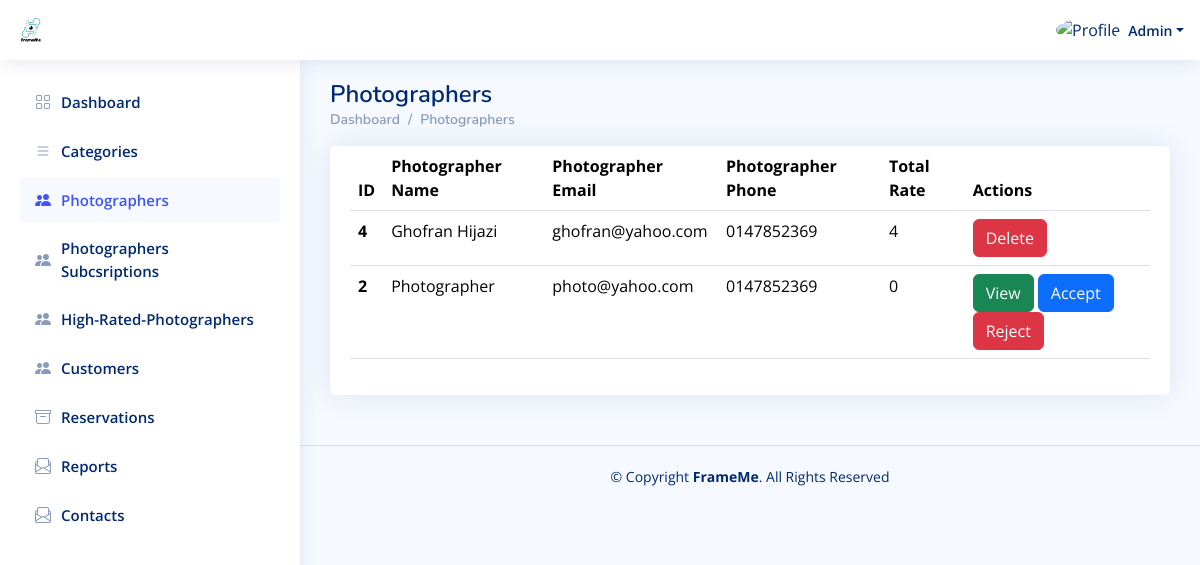
Page /Admin_Dashboard/Photographers.php (signed in) on the earlier database version.
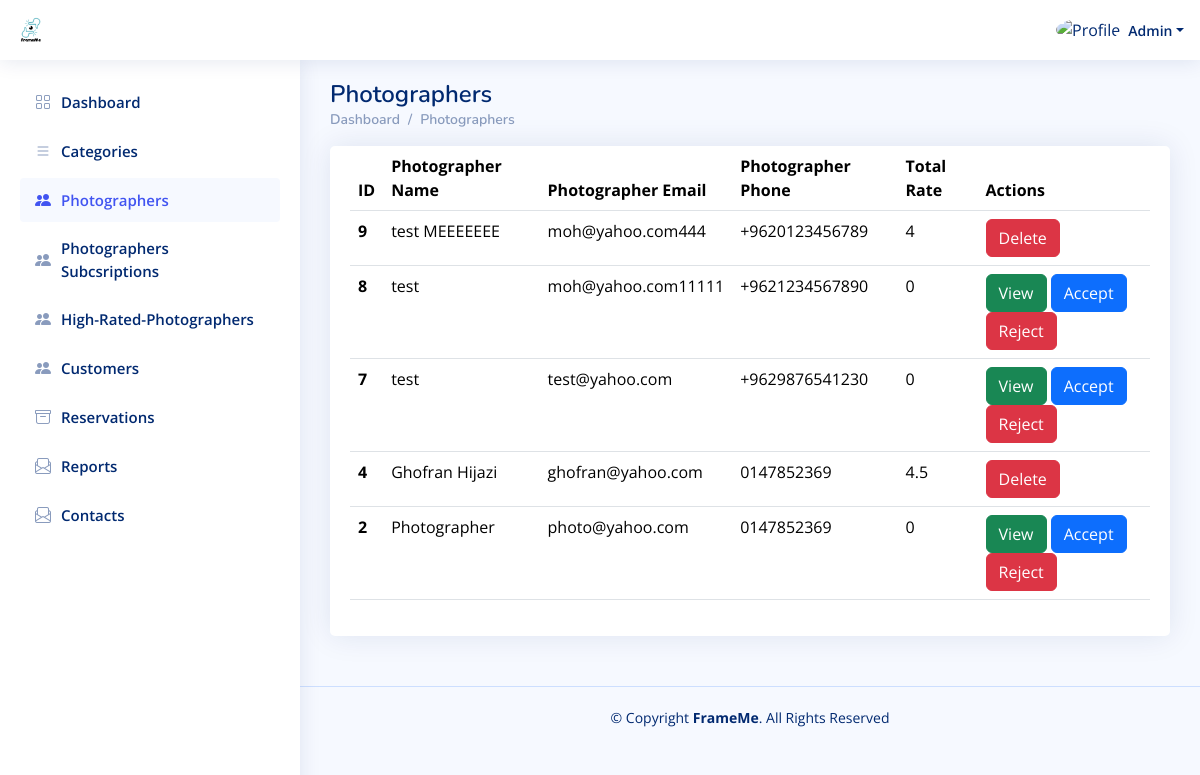
Same page on the later database version.
### tables this page shows
CREATE TABLE `users` (
  `id` int(11) NOT NULL,
  `user_type_id` int(11) NOT NULL,
  `name` varchar(191) NOT NULL,
  `email` varchar(191) NOT NULL,
  `description` text DEFAULT NULL,
  `password` varchar(250) NOT NULL,
  `phone` varchar(191) NOT NULL,
  `image` varchar(250) NOT NULL,
  `request_status` varchar(191) NOT NULL DEFAULT 'Pending',
  `total_rate` double DEFAULT NULL,
  `price_range` varchar(191) DEFAULT NULL,
  `active` int(11) NOT NULL DEFAULT 1,
  `created_at` datetime NOT NULL DEFAULT current_timestamp()
);

### Admin_Dashboard/Photographers.php (the view, shortened to what the changed rows need)
<?php
include "../Connect.php";
?>
<!DOCTYPE html>
<html lang="en">
  <head>
    <link
      href="../assets/vendor/bootstrap/css/bootstrap.min.css"
      rel="stylesheet"
    />
    <link
      href="../assets/vendor/bootstrap-icons/bootstrap-icons.css"
      rel="stylesheet"
    />
    <link href="../assets/vendor/boxicons/css/boxicons.min.css" rel="stylesheet" />
    <link href="../assets/vendor/quill/quill.snow.css" rel="stylesheet" />
    <link href="../assets/vendor/quill/quill.bubble.css" rel="stylesheet" />
    <link href="../assets/vendor/remixicon/remixicon.css" rel="stylesheet" />
    <link href="../assets/vendor/simple-datatables/style.css" rel="stylesheet" />
    <link href="../assets/css/style.css" rel="stylesheet" />
  </head>
  <body>
    <main id="main" class="main">
      <div class="pagetitle">
        <h1>Photographers</h1>
      </div>
      <section class="section">
      <div class="row" id="div_print">
          <div class="col-lg-12">
            <div class="card">
              <div class="card-body">
                <table class="table datatable">
                  <thead>
                    <tr>
                      <th scope="col">ID</th>
                      <th scope="col">Photographer Name</th>
                      <th scope="col">Photographer Email</th>
                      <th scope="col">Photographer Phone</th>
                      <th scope="col">Total Rate</th>
                      <th scope="col">Actions</th>
                    </tr>
                  </thead>
                  <tbody>
<?php
$sql1 = mysqli_query($con, "SELECT * from users WHERE user_type_id = 2 ORDER BY id DESC");
while ($row1 = mysqli_fetch_array($sql1)) {
    $photographer_id = $row1['id'];
    $photographer_name = $row1['name'];
    $photographer_email = $row1['email'];
    $photographer_phone = $row1['phone'];
    $request_status = $row1['request_status'];
    $total_rate = $row1['total_rate'];
    $active = $row1['active'];
    ?>
                    <tr>
                      <th scope="row"><?php echo $photographer_id ?></th>
                      <td><?php echo $photographer_name ?></td>
                      <td><?php echo $photographer_email ?></td>
                      <td><?php echo $photographer_phone ?></td>
                      <td><?php echo $total_rate ?></td>
                      <td>
                      <?php if ($request_status == 'Pending') {?>
                        <a href="./ViewPhotographer.php?photographer_id=<?php echo $photographer_id ?>" class="btn btn-success">View</a>
                        <a href="./AcceptOrRejectPhotographer.php?photographer_id=<?php echo $photographer_id ?>&&status=Accepted" class="btn btn-primary">Accept</a>
                        <a href="./AcceptOrRejectPhotographer.php?photographer_id=<?php echo $photographer_id ?>&&status=Rejected" class="btn btn-danger">Reject</a>
                     <?php } else {?>
                      <?php if ($active == 1) {?>
<a href="./DeleteOrRestoreUser.php?user_id=<?php echo $photographer_id ?>&&isActive=<?php echo 0 ?>" class="btn btn-danger">Delete</a>
<?php } else {?>
  <a href="./DeleteOrRestoreUser.php?user_id=<?php echo $photographer_id ?>&&isActive=<?php echo 1 ?>" class="btn btn-primary">Restore</a>
<?php }?>
                     <?php }?>
                      </td>
                    </tr>
<?php
}?>
                  </tbody>
                </table>
              </div>
            </div>
          </div>
        </div>
      </section>
    </main>
  </body>
</html>

Differences in the rows shown:
added users: id "9", name "test MEEEEEEE", email "moh@yahoo.com444", phone "+9620123456789", total_rate "4"
added users: id "8", name "test", email "moh@yahoo.com11111", phone "+9621234567890", total_rate "0"
added users: id "7", name "test", email "test@yahoo.com", phone "+9629876541230", total_rate "0"
changed users "Ghofran Hijazi": total_rate "4" → "4.5"
